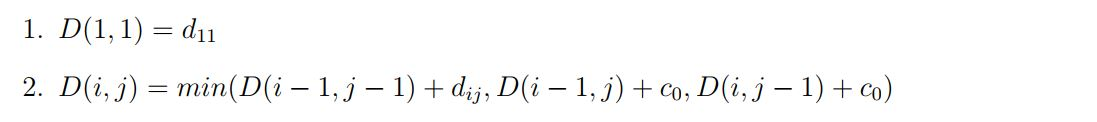
#> input picture Lab4/Part2/2.JPG, 1097 x 122 px, given in place of images.jpeg, which was not available
$ python image_cartoonifier.py
#> lines starting #> are read from the running program, lines starting #| are printed output that depends on the picture; after the words box and inside, x2 and y2 are one past the last pixel; in counts of white or black regions, pixels touching at a corner belong together; pictures that were not available may be replaced by others from this repository, and a replacement may not be noted
# -*- coding: utf-8 -*-
"""Image Cartoonifier.ipynb

Automatically generated by Colaboratory.

Original file is located at
    https://colab.research.google.com/drive/1BKjif0DEX__U1gKeewvAZjxrpgvGZub3

# Image Cartoonifier.
## Team :
### Hossam Fawzy Elsafty(23)
### Yahia elshahawy(87)
"""

from google.colab import files
import cv2 as cv
import matplotlib.pyplot as plt

def edge_detection(image):
  laplace = cv.Laplacian(image, ddepth=-1,ksize=5)
  display_image(laplace,"Edges" , True)
  return laplace

def bilateral_filter(image, repetitionCount):
      for i in range(repetitionCount):
         image = cv.bilateralFilter(image, 9, 9, 7)
      display_image(BGR_to_RGB(image),"bilateral",False)
      return image

def display_image(image,title,isGray):
  plt.grid("false")
  plt.title(title)
  if(isGray):
    plt.imshow(image,cmap='gray')
  else :
    plt.imshow(image)

  return

def BGR_to_RGB(image):
  image = cv.cvtColor(image,cv.COLOR_BGR2RGB)
  return image

def RGB_to_Gray(image):
  gray_image = cv.cvtColor(image, cv.COLOR_RGB2GRAY)
  display_image(gray_image,"Grayscale Image",True)
  return gray_image

def noise_reduction(image):
  median_image=cv.medianBlur(gray_image,7)
  display_image(median_image,"blur picture",True)
  return median_image

def comapre2Images(im1,im1_title,im2,im2_title):
  fig = plt.figure()
  ax1=fig.add_subplot(1,2,1)
  ax1.set_title(im1_title)
  ax1.grid(False)
  ax1.imshow(im1,cmap='gray')
  ax2=fig.add_subplot(1,2,2)
  ax2.set_title(im2_title)
  ax2.grid(False)
  ax2.imshow(im2,cmap='gray')
  plt.show()

uploaded = files.upload()
#> the answer given: 2.JPG

image = cv.imread('images.jpeg')
#> image is the input picture: shape (122, 1097, 3); mean B, G, R 249.4, 249.6, 249.5
display_image(image,"Original BGR",False)

RGB_image = BGR_to_RGB(image)
display_image(RGB_image,"Original RGB",False)

"""***First Step:*** *Tranform image to grayscale*
* Since Laplacian filters use grayscale images, we must convert to Grayscale, this could be easily done using the CvtColor()  in RGB_to_Gray()
"""

gray_image = RGB_to_Gray(RGB_image)

comapre2Images(RGB_image,"Original RGB ",gray_image,"Grayscale Image")
#> in comapre2Images, `plt.show()`:
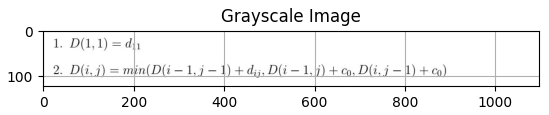
#> figure drawn by matplotlib, 1 panel; B, G, R data is drawn as R, G, B

"""***2nd Step:*** *Noise Reduction Using Median Filter*
* For noise reduction, we apply a Median filter with a 7 × 7 square aperture. This could be
done using the cv.medianBlur() in noise_reduction()
"""

smooth_image = noise_reduction(gray_image)
#> in noise_reduction, `median_image=cv.medianBlur(gray_image,7)`:
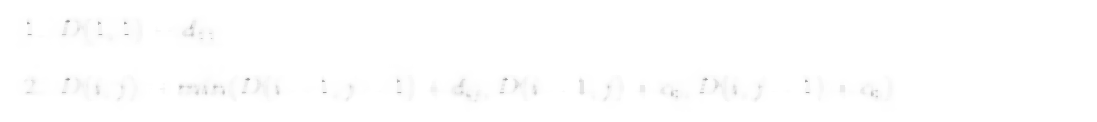
#> median_image: shape (122, 1097); min 153, max 255, mean 254.2

comapre2Images(gray_image,"Grayscale Image",smooth_image," smoothing")
#> call 2 of comapre2Images, with im1_title = 'Grayscale Image', im2_title = ' smoothing'
#> in comapre2Images (call 2), `plt.show()`:
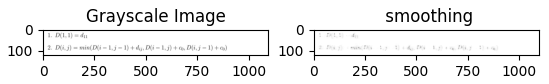
#> figure drawn by matplotlib, 2 panels

"""***3rd Step:*** * Edge Detection Using Laplacian Filter*
* a Laplacian filter of aperture size = 5 is used for edge detection.
* using cv.Laplacian() with ksize = 5 in edge_detection()
"""

laplace = edge_detection(smooth_image)
#> in edge_detection, `laplace = cv.Laplacian(image, ddepth=-1,ksize=5)`:
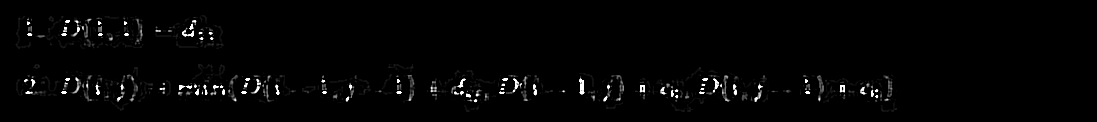
#> laplace: shape (122, 1097); min 0, max 255, mean 4.3

comapre2Images(smooth_image,"smoothing",laplace,"Edges")

"""**4th Step: *Applying binary threshold***
* The Laplacian filter produces edges with varying brightness, so to make the edges look more
like a sketch we apply **a binary threshold** to make the edges either white or black. This could
be done using cv.threshold() OpenCV funciton with threshold value = 125.
"""

ret,thresh = cv.threshold(laplace,125,255,cv.THRESH_BINARY_INV)
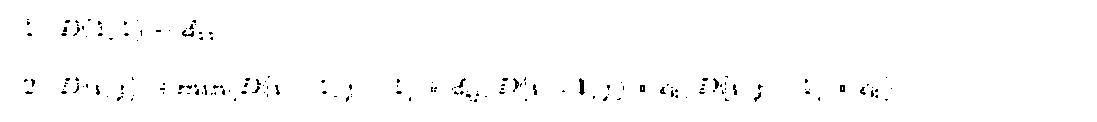
#> thresh: shape (122, 1097); 98.8% white; black in thin lines or dots, all inside (x1, y1, x2, y2) = (24, 19, 892, 102)
display_image(thresh,"Image thresholding",True)

comapre2Images(laplace,"Edges",thresh,"Image thresholding")

"""**5th Step: *Generating a color painting and a cartoon***
* since A strong bilateral filter smoothes flat regions while keeping edges sharp, and is therefore great as
an automatic cartoonifier or painting filter, **except that it is extremely slow** (that is, measured
in seconds or even minutes rather than milliseconds!).
  - ***Trick1:*** We will therefore use some tricks to obtain a nice cartoonifier that still runs at an acceptable speed. The most important trick we can use is to **perform bilateral filtering at a lower resolution.**  It will have a similar effect as
at full resolution. This could be done using Resize() function for resizing the image


---
"""

resized_image=cv.resize(image,(0,0),fx=0.5,fy=0.5)
display_image(BGR_to_RGB(resized_image),"colored","Resized Image")

"""- ***Trick2:*** Rather than applying a large bilateral filter,** we will apply many small bilateral filters** to
produce a strong cartoon effect in less time. **We will truncate the filter so that instead of
performing a whole filter (for example, a filter size of 21 x 21), it just uses the minimum filter
size needed for a convincing result (for example, with a filter size of just 9 x 9).**
    - We have four parameters in  that control the bilateral filter: color strength, positional strength,
size, and repetition count. Suitable values for these parameters are:
      - Color strength: 9
      - Positional strength: 7
      - Size: 9
      - Repetition count: 7
        - for each repition count we apply bilateralFilter to image using cv.bilateralFilter(image, 9, 9, 7)
"""

bilateral = bilateral_filter(resized_image,7)

bilateral=cv.resize(bilateral,(image.shape[1],image.shape[0]))
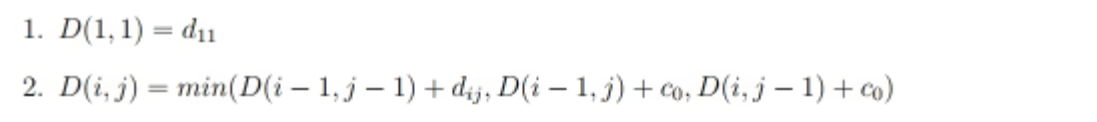
#> bilateral: shape (122, 1097, 3); mean of channels 0, 1, 2 249.7, 249.8, 249.8; drawn as B, G, R

comapre2Images(BGR_to_RGB(image),"Original RGB Image",BGR_to_RGB(bilateral),"Bilateral ")

"""***Last Step:*** **applying edge mask to the painting from bilateral filter**
- We can overlay the edge mask that we found earlier (using thresholding on laplacian filter).
- To overlay the edge mask "sketch" onto the bilateral filter "painting",  **we can start with a black background and copy the "painting" pixels that aren’t edges in the "sketch" mask. This could also be done using the
cv.bitwise_and().**
- the mask (edge mask) consists of black pixels = (0), when ANDed with the actual bilateral image it result the mask overlaying the painting
"""

thresh2=cv.cvtColor(thresh,cv.COLOR_GRAY2BGR)
cartoon=cv.bitwise_and(bilateral,thresh2)
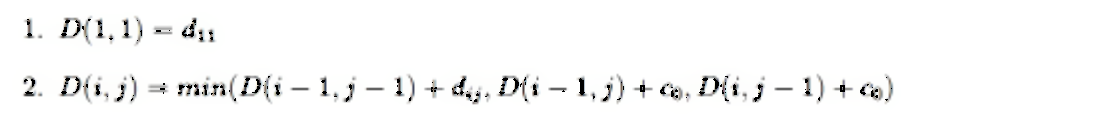
#> cartoon: shape (122, 1097, 3); mean of channels 0, 1, 2 247.8, 248, 247.9; drawn as B, G, R
display_image(BGR_to_RGB(cartoon),"colored",False)

comapre2Images(RGB_image,"Original Image",BGR_to_RGB(cartoon),"Final Output")
